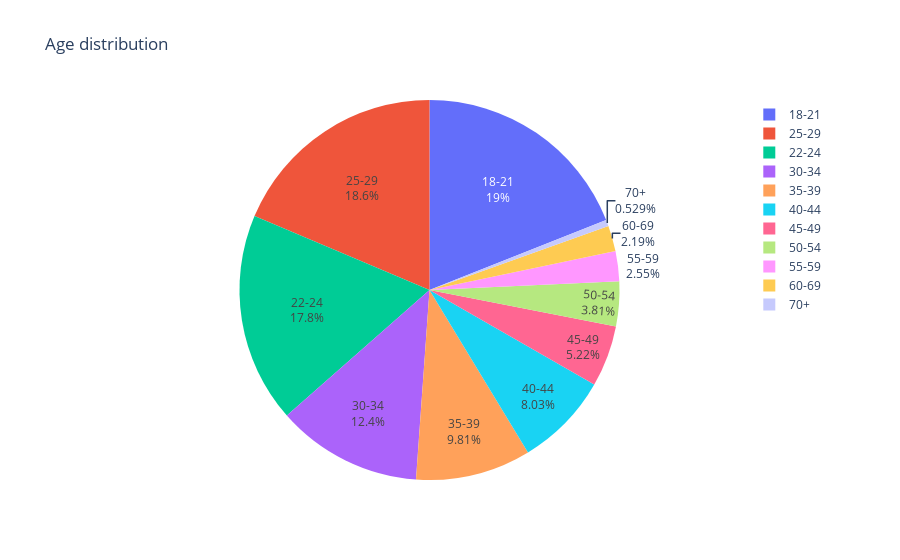

The notebook cell this image was saved under:
### Code cell
fig = px.pie(data['Q2'][1:].value_counts().reset_index(), values='Q2', names='index', title='Age distribution', labels={'Q2':'count', 'index':'age group'})
fig.update_traces(textinfo='label+ percent')
fig.show()

### Figure 1 — Plotly figure (JSON) as saved in the notebook; plotly's stock layout.template omitted (floating-point values rounded to 4 significant figures)
{"data": [{"domain": {"x": [0, 1], "y": [0, 1]}, "hovertemplate": "age group=%{label}<br>count=%{value}<extra></extra>", "labels": ["18-21", "25-29", "22-24", "30-34", "35-39", "40-44", "45-49", "50-54", "55-59", "60-69", "70+"], "legendgroup": "", "name": "", "showlegend": true, "textinfo": "label+percent", "type": "pie", "values": [4559, 4472, 4283, 2972, 2353, 1927, 1253, 914, 611, 526, 127]}], "layout": {"legend": {"tracegroupgap": 0}, "title": {"text": "Age distribution"}}}
